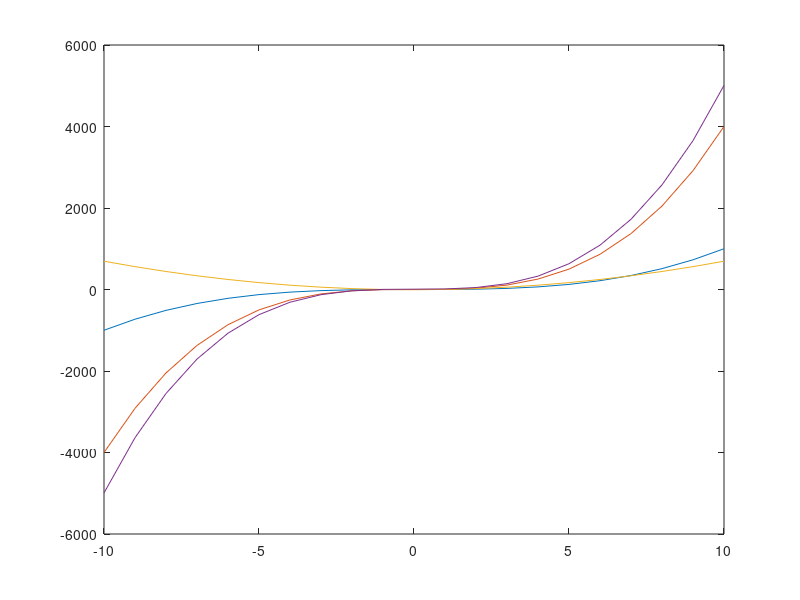

Recreate this plot in MATLAB.
## Cubic func - LAB 6

x = -10:10;

figure 1
y = x.^3;
plot(x,y)
hold on

y = 4*x.^3;
plot(x,y)
hold on

y = 7*x.^2-6;
plot(x,y)
hold on

y = 5*x.^3+8;
plot(x,y)
